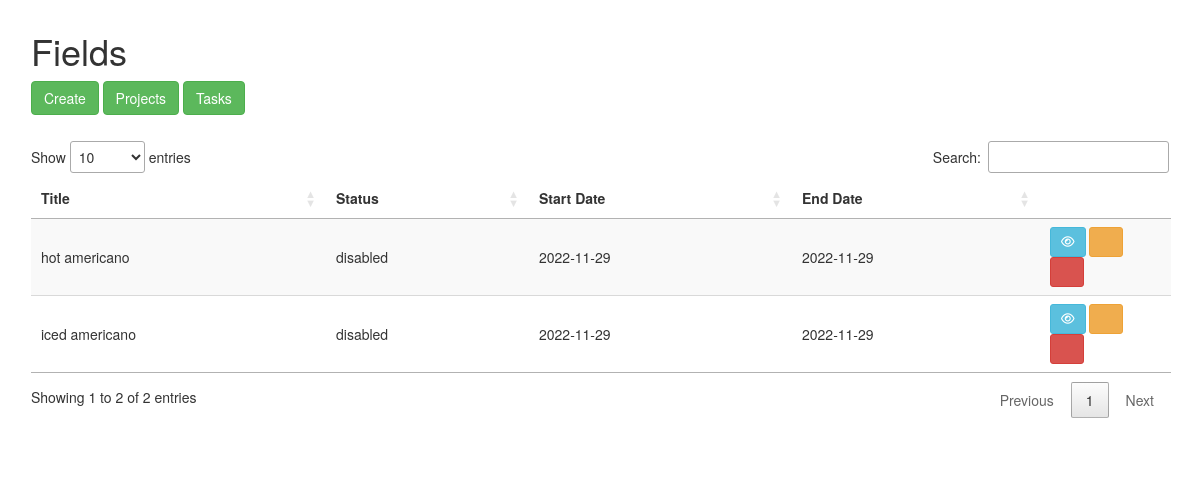
Screenshot of /projects/fields.php with the database file from the repository.
### tables this page shows
CREATE TABLE `projects` (
  `project_id` int(6) NOT NULL,
  `project_title` varchar(15) NOT NULL,
  `project_status` varchar(100) NOT NULL,
  `project_start` date DEFAULT NULL,
  `project_end` date DEFAULT NULL,
  `project_details` varchar(100) DEFAULT NULL,
  `project_summary` varchar(100) DEFAULT NULL
);

### projects/fields.php (the view, shortened to what this page needs)
<?php
    include "./header.php";
    ?>
<div class="col-lg-12">
<div class="row">
  <div class="col-lg-12">
    <section class="panel" style="box-shadow: none;">
      <header class="panel-heading">
        <h1>Fields</h1>
        <button type="button" class="btn btn-success" data-toggle="modal" data-target="#exampleModal" >Create</button>
          <a href="?page=projects" class="btn btn-success">Projects</a>
          <a href="?page=tasks" class="btn btn-success">Tasks</a>
      </header>
      <div class="panel-body">
        <table id="service_table" class="display">
          <thead>
            <tr>
              <th>Title</th>
              <th>Status</th>
              <th>Start Date</th>
              <th>End Date</th>
              <th></th>
            </tr>
          </thead>
          <tbody>
          <?php
          $conn = connect_to_database();
          $sql = "SELECT * FROM projects";
          $result = $conn->query($sql);
          foreach ($result as $a) {
            ?>
              <tr>
                <td><?php echo $a['project_title'] ?></td>
                <td><?php echo $a['project_status'] ?></td>
                <td><?php echo $a['project_start'] ?></td>
                <td><?php echo $a['project_end'] ?></td>
                <td>
                  <a class="fa fa-eye btn btn-info btn-sm" href=""></a>
                  <a class="fa fa-pencil btn btn-warning btn-sm" href=""></a>
                  <a class="fa fa-trash btn btn-danger btn-sm" href="projects_processing.php?id=<?php echo $a['project_id'] ?>"></a>
                </td>
              </tr>
            <?php
              }
            ?>
          </tbody>
        </table>
      </div>
    </section>
  </div>
</div>
</div>

### projects/public/css/dt-sidebar.css (style rules this page uses)
body { overflow-x: hidden; }

### rows the page displays
projects: project_title "hot americano", project_status "disabled", project_start "2022-11-29", project_end "2022-11-29"
projects: project_title "iced americano", project_status "disabled", project_start "2022-11-29", project_end "2022-11-29"
